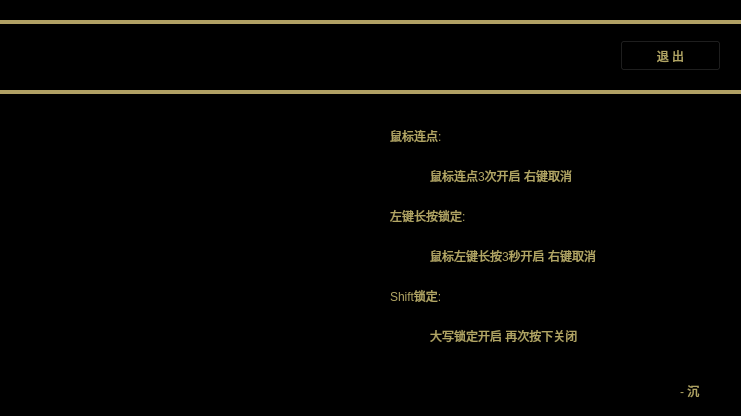
<?xml version="1.0" encoding="UTF-8"?>
<ui version="4.0">
 <class>MainWindow</class>
 <widget class="QMainWindow" name="MainWindow">
  <property name="enabled">
   <bool>true</bool>
  </property>
  <property name="geometry">
   <rect>
    <x>0</x>
    <y>0</y>
    <width>741</width>
    <height>416</height>
   </rect>
  </property>
  <property name="palette">
   <palette>
    <active>
     <colorrole role="WindowText">
      <brush brushstyle="SolidPattern">
       <color alpha="255">
        <red>0</red>
        <green>0</green>
        <blue>0</blue>
       </color>
      </brush>
     </colorrole>
     <colorrole role="Button">
      <brush brushstyle="SolidPattern">
       <color alpha="255">
        <red>0</red>
        <green>0</green>
        <blue>0</blue>
       </color>
      </brush>
     </colorrole>
     <colorrole role="Light">
      <brush brushstyle="SolidPattern">
       <color alpha="255">
        <red>255</red>
        <green>255</green>
        <blue>255</blue>
       </color>
      </brush>
     </colorrole>
     <colorrole role="Midlight">
      <brush brushstyle="SolidPattern">
       <color alpha="255">
        <red>255</red>
        <green>255</green>
        <blue>255</blue>
       </color>
      </brush>
     </colorrole>
     <colorrole role="Dark">
      <brush brushstyle="SolidPattern">
       <color alpha="255">
        <red>127</red>
        <green>127</green>
        <blue>127</blue>
       </color>
      </brush>
     </colorrole>
     <colorrole role="Mid">
      <brush brushstyle="SolidPattern">
       <color alpha="255">
        <red>170</red>
        <green>170</green>
        <blue>170</blue>
       </color>
      </brush>
     </colorrole>
     <colorrole role="Text">
      <brush brushstyle="SolidPattern">
       <color alpha="255">
        <red>0</red>
        <green>0</green>
        <blue>0</blue>
       </color>
      </brush>
     </colorrole>
     <colorrole role="BrightText">
      <brush brushstyle="SolidPattern">
       <color alpha="255">
        <red>255</red>
        <green>255</green>
        <blue>255</blue>
       </color>
      </brush>
     </colorrole>
     <colorrole role="ButtonText">
      <brush brushstyle="SolidPattern">
       <color alpha="255">
        <red>0</red>
        <green>0</green>
        <blue>0</blue>
       </color>
      </brush>
     </colorrole>
     <colorrole role="Base">
      <brush brushstyle="SolidPattern">
       <color alpha="255">
        <red>0</red>
        <green>0</green>
        <blue>0</blue>
       </color>
      </brush>
     </colorrole>
     <colorrole role="Window">
      <brush brushstyle="SolidPattern">
       <color alpha="255">
        <red>0</red>
        <green>0</green>
        <blue>0</blue>
       </color>
      </brush>
     </colorrole>
     <colorrole role="Shadow">
      <brush brushstyle="SolidPattern">
       <color alpha="255">
        <red>0</red>
        <green>0</green>
        <blue>0</blue>
       </color>
      </brush>
     </colorrole>
     <colorrole role="AlternateBase">
      <brush brushstyle="SolidPattern">
       <color alpha="255">
        <red>255</red>
        <green>255</green>
        <blue>255</blue>
       </color>
      </brush>
     </colorrole>
     <colorrole role="ToolTipBase">
      <brush brushstyle="SolidPattern">
       <color alpha="255">
        <red>255</red>
        <green>255</green>
        <blue>220</blue>
       </color>
      </brush>
     </colorrole>
     <colorrole role="ToolTipText">
      <brush brushstyle="SolidPattern">
       <color alpha="255">
        <red>0</red>
        <green>0</green>
        <blue>0</blue>
       </color>
      </brush>
     </colorrole>
     <colorrole role="PlaceholderText">
      <brush brushstyle="SolidPattern">
       <color alpha="128">
        <red>0</red>
        <green>0</green>
        <blue>0</blue>
       </color>
      </brush>
     </colorrole>
    </active>
    <inactive>
     <colorrole role="WindowText">
      <brush brushstyle="SolidPattern">
       <color alpha="255">
        <red>0</red>
        <green>0</green>
        <blue>0</blue>
       </color>
      </brush>
     </colorrole>
     <colorrole role="Button">
      <brush brushstyle="SolidPattern">
       <color alpha="255">
        <red>0</red>
        <green>0</green>
        <blue>0</blue>
       </color>
      </brush>
     </colorrole>
     <colorrole role="Light">
      <brush brushstyle="SolidPattern">
       <color alpha="255">
        <red>255</red>
        <green>255</green>
        <blue>255</blue>
       </color>
      </brush>
     </colorrole>
     <colorrole role="Midlight">
      <brush brushstyle="SolidPattern">
       <color alpha="255">
        <red>255</red>
        <green>255</green>
        <blue>255</blue>
       </color>
      </brush>
     </colorrole>
     <colorrole role="Dark">
      <brush brushstyle="SolidPattern">
       <color alpha="255">
        <red>127</red>
        <green>127</green>
        <blue>127</blue>
       </color>
      </brush>
     </colorrole>
     <colorrole role="Mid">
      <brush brushstyle="SolidPattern">
       <color alpha="255">
        <red>170</red>
        <green>170</green>
        <blue>170</blue>
       </color>
      </brush>
     </colorrole>
     <colorrole role="Text">
      <brush brushstyle="SolidPattern">
       <color alpha="255">
        <red>0</red>
        <green>0</green>
        <blue>0</blue>
       </color>
      </brush>
     </colorrole>
     <colorrole role="BrightText">
      <brush brushstyle="SolidPattern">
       <color alpha="255">
        <red>255</red>
        <green>255</green>
        <blue>255</blue>
       </color>
      </brush>
     </colorrole>
     <colorrole role="ButtonText">
      <brush brushstyle="SolidPattern">
       <color alpha="255">
        <red>0</red>
        <green>0</green>
        <blue>0</blue>
       </color>
      </brush>
     </colorrole>
     <colorrole role="Base">
      <brush brushstyle="SolidPattern">
       <color alpha="255">
        <red>0</red>
        <green>0</green>
        <blue>0</blue>
       </color>
      </brush>
     </colorrole>
     <colorrole role="Window">
      <brush brushstyle="SolidPattern">
       <color alpha="255">
        <red>0</red>
        <green>0</green>
        <blue>0</blue>
       </color>
      </brush>
     </colorrole>
     <colorrole role="Shadow">
      <brush brushstyle="SolidPattern">
       <color alpha="255">
        <red>0</red>
        <green>0</green>
        <blue>0</blue>
       </color>
      </brush>
     </colorrole>
     <colorrole role="AlternateBase">
      <brush brushstyle="SolidPattern">
       <color alpha="255">
        <red>255</red>
        <green>255</green>
        <blue>255</blue>
       </color>
      </brush>
     </colorrole>
     <colorrole role="ToolTipBase">
      <brush brushstyle="SolidPattern">
       <color alpha="255">
        <red>255</red>
        <green>255</green>
        <blue>220</blue>
       </color>
      </brush>
     </colorrole>
     <colorrole role="ToolTipText">
      <brush brushstyle="SolidPattern">
       <color alpha="255">
        <red>0</red>
        <green>0</green>
        <blue>0</blue>
       </color>
      </brush>
     </colorrole>
     <colorrole role="PlaceholderText">
      <brush brushstyle="SolidPattern">
       <color alpha="128">
        <red>0</red>
        <green>0</green>
        <blue>0</blue>
       </color>
      </brush>
     </colorrole>
    </inactive>
    <disabled>
     <colorrole role="WindowText">
      <brush brushstyle="SolidPattern">
       <color alpha="255">
        <red>127</red>
        <green>127</green>
        <blue>127</blue>
       </color>
      </brush>
     </colorrole>
     <colorrole role="Button">
      <brush brushstyle="SolidPattern">
       <color alpha="255">
        <red>0</red>
        <green>0</green>
        <blue>0</blue>
       </color>
      </brush>
     </colorrole>
     <colorrole role="Light">
      <brush brushstyle="SolidPattern">
       <color alpha="255">
        <red>255</red>
        <green>255</green>
        <blue>255</blue>
       </color>
      </brush>
     </colorrole>
     <colorrole role="Midlight">
      <brush brushstyle="SolidPattern">
       <color alpha="255">
        <red>255</red>
        <green>255</green>
        <blue>255</blue>
       </color>
      </brush>
     </colorrole>
     <colorrole role="Dark">
      <brush brushstyle="SolidPattern">
       <color alpha="255">
        <red>127</red>
        <green>127</green>
        <blue>127</blue>
       </color>
      </brush>
     </colorrole>
     <colorrole role="Mid">
      <brush brushstyle="SolidPattern">
       <color alpha="255">
        <red>170</red>
        <green>170</green>
        <blue>170</blue>
       </color>
      </brush>
     </colorrole>
     <colorrole role="Text">
      <brush brushstyle="SolidPattern">
       <color alpha="255">
        <red>127</red>
        <green>127</green>
        <blue>127</blue>
       </color>
      </brush>
     </colorrole>
     <colorrole role="BrightText">
      <brush brushstyle="SolidPattern">
       <color alpha="255">
        <red>255</red>
        <green>255</green>
        <blue>255</blue>
       </color>
      </brush>
     </colorrole>
     <colorrole role="ButtonText">
      <brush brushstyle="SolidPattern">
       <color alpha="255">
        <red>127</red>
        <green>127</green>
        <blue>127</blue>
       </color>
      </brush>
     </colorrole>
     <colorrole role="Base">
      <brush brushstyle="SolidPattern">
       <color alpha="255">
        <red>0</red>
        <green>0</green>
        <blue>0</blue>
       </color>
      </brush>
     </colorrole>
     <colorrole role="Window">
      <brush brushstyle="SolidPattern">
       <color alpha="255">
        <red>0</red>
        <green>0</green>
        <blue>0</blue>
       </color>
      </brush>
     </colorrole>
     <colorrole role="Shadow">
      <brush brushstyle="SolidPattern">
       <color alpha="255">
        <red>0</red>
        <green>0</green>
        <blue>0</blue>
       </color>
      </brush>
     </colorrole>
     <colorrole role="AlternateBase">
      <brush brushstyle="SolidPattern">
       <color alpha="255">
        <red>255</red>
        <green>255</green>
        <blue>255</blue>
       </color>
      </brush>
     </colorrole>
     <colorrole role="ToolTipBase">
      <brush brushstyle="SolidPattern">
       <color alpha="255">
        <red>255</red>
        <green>255</green>
        <blue>220</blue>
       </color>
      </brush>
     </colorrole>
     <colorrole role="ToolTipText">
      <brush brushstyle="SolidPattern">
       <color alpha="255">
        <red>0</red>
        <green>0</green>
        <blue>0</blue>
       </color>
      </brush>
     </colorrole>
     <colorrole role="PlaceholderText">
      <brush brushstyle="SolidPattern">
       <color alpha="128">
        <red>0</red>
        <green>0</green>
        <blue>0</blue>
       </color>
      </brush>
     </colorrole>
    </disabled>
   </palette>
  </property>
  <property name="contextMenuPolicy">
   <enum>Qt::DefaultContextMenu</enum>
  </property>
  <property name="windowTitle">
   <string>ESO按键辅助工具</string>
  </property>
  <property name="styleSheet">
   <string notr="true">background-color: rgb(0, 0, 0);</string>
  </property>
  <widget class="QWidget" name="centralwidget">
   <widget class="QLabel" name="char_show">
    <property name="geometry">
     <rect>
      <x>-40</x>
      <y>50</y>
      <width>471</width>
      <height>371</height>
     </rect>
    </property>
    <property name="text">
     <string/>
    </property>
    <property name="pixmap">
     <pixmap resource="click.qrc">:/res/char.png</pixmap>
    </property>
    <property name="scaledContents">
     <bool>true</bool>
    </property>
   </widget>
   <widget class="QLabel" name="logo_show">
    <property name="geometry">
     <rect>
      <x>10</x>
      <y>10</y>
      <width>281</width>
      <height>101</height>
     </rect>
    </property>
    <property name="text">
     <string/>
    </property>
    <property name="pixmap">
     <pixmap resource="click.qrc">:/res/logo.png</pixmap>
    </property>
   </widget>
   <widget class="QLabel" name="line_top">
    <property name="geometry">
     <rect>
      <x>-30</x>
      <y>20</y>
      <width>831</width>
      <height>4</height>
     </rect>
    </property>
    <property name="sizePolicy">
     <sizepolicy hsizetype="Preferred" vsizetype="Preferred">
      <horstretch>0</horstretch>
      <verstretch>0</verstretch>
     </sizepolicy>
    </property>
    <property name="styleSheet">
     <string notr="true">background-color: rgb(177, 160, 100);</string>
    </property>
    <property name="text">
     <string/>
    </property>
   </widget>
   <widget class="QLabel" name="line_bottom">
    <property name="geometry">
     <rect>
      <x>-40</x>
      <y>90</y>
      <width>831</width>
      <height>4</height>
     </rect>
    </property>
    <property name="sizePolicy">
     <sizepolicy hsizetype="Preferred" vsizetype="Preferred">
      <horstretch>0</horstretch>
      <verstretch>0</verstretch>
     </sizepolicy>
    </property>
    <property name="styleSheet">
     <string notr="true">background-color: rgb(177, 160, 100);</string>
    </property>
    <property name="text">
     <string/>
    </property>
   </widget>
   <widget class="QPushButton" name="close_button">
    <property name="geometry">
     <rect>
      <x>620</x>
      <y>40</y>
      <width>101</width>
      <height>31</height>
     </rect>
    </property>
    <property name="styleSheet">
     <string notr="true">background-color: rgb(0, 0, 0);
color: rgb(177, 165, 100);
font: 18pt &quot;微软雅黑&quot;;</string>
    </property>
    <property name="text">
     <string>退 出</string>
    </property>
   </widget>
   <widget class="QLabel" name="text_1">
    <property name="geometry">
     <rect>
      <x>390</x>
      <y>110</y>
      <width>131</width>
      <height>51</height>
     </rect>
    </property>
    <property name="styleSheet">
     <string notr="true">font: 75 18pt &quot;微软雅黑&quot;;
color: rgb(177, 165, 100);</string>
    </property>
    <property name="text">
     <string>鼠标连点:</string>
    </property>
   </widget>
   <widget class="QLabel" name="text_3">
    <property name="geometry">
     <rect>
      <x>390</x>
      <y>190</y>
      <width>161</width>
      <height>51</height>
     </rect>
    </property>
    <property name="styleSheet">
     <string notr="true">font: 75 18pt &quot;微软雅黑&quot;;
color: rgb(177, 165, 100);</string>
    </property>
    <property name="text">
     <string>左键长按锁定:</string>
    </property>
   </widget>
   <widget class="QLabel" name="text_2">
    <property name="geometry">
     <rect>
      <x>430</x>
      <y>150</y>
      <width>221</width>
      <height>51</height>
     </rect>
    </property>
    <property name="styleSheet">
     <string notr="true">font: 75 9pt &quot;微软雅黑&quot;;
color: rgb(177, 165, 100);</string>
    </property>
    <property name="text">
     <string>鼠标连点3次开启 右键取消</string>
    </property>
   </widget>
   <widget class="QLabel" name="text_4">
    <property name="geometry">
     <rect>
      <x>430</x>
      <y>230</y>
      <width>221</width>
      <height>51</height>
     </rect>
    </property>
    <property name="styleSheet">
     <string notr="true">font: 75 9pt &quot;微软雅黑&quot;;
color: rgb(177, 165, 100);</string>
    </property>
    <property name="text">
     <string>鼠标左键长按3秒开启 右键取消</string>
    </property>
   </widget>
   <widget class="QLabel" name="text_5">
    <property name="geometry">
     <rect>
      <x>390</x>
      <y>270</y>
      <width>161</width>
      <height>51</height>
     </rect>
    </property>
    <property name="styleSheet">
     <string notr="true">font: 75 18pt &quot;微软雅黑&quot;;
color: rgb(177, 165, 100);</string>
    </property>
    <property name="text">
     <string>Shift锁定:</string>
    </property>
   </widget>
   <widget class="QLabel" name="text_6">
    <property name="geometry">
     <rect>
      <x>430</x>
      <y>310</y>
      <width>221</width>
      <height>51</height>
     </rect>
    </property>
    <property name="styleSheet">
     <string notr="true">font: 75 9pt &quot;微软雅黑&quot;;
color: rgb(177, 165, 100);</string>
    </property>
    <property name="text">
     <string>大写锁定开启 再次按下关闭</string>
    </property>
   </widget>
   <widget class="QLabel" name="text_7">
    <property name="geometry">
     <rect>
      <x>680</x>
      <y>380</y>
      <width>41</width>
      <height>21</height>
     </rect>
    </property>
    <property name="styleSheet">
     <string notr="true">font: 75 9pt &quot;微软雅黑&quot;;
color: rgb(177, 165, 100);</string>
    </property>
    <property name="text">
     <string>- 沉</string>
    </property>
   </widget>
  </widget>
 </widget>
 <resources>
  <include location="click.qrc"/>
 </resources>
 <connections>
  <connection>
   <sender>close_button</sender>
   <signal>clicked()</signal>
   <receiver>MainWindow</receiver>
   <slot>close()</slot>
   <hints>
    <hint type="sourcelabel">
     <x>670</x>
     <y>55</y>
    </hint>
    <hint type="destinationlabel">
     <x>370</x>
     <y>207</y>
    </hint>
   </hints>
  </connection>
 </connections>
 <designerdata>
  <property name="gridDeltaX">
   <number>10</number>
  </property>
  <property name="gridDeltaY">
   <number>10</number>
  </property>
  <property name="gridSnapX">
   <bool>true</bool>
  </property>
  <property name="gridSnapY">
   <bool>true</bool>
  </property>
  <property name="gridVisible">
   <bool>true</bool>
  </property>
 </designerdata>
</ui>
